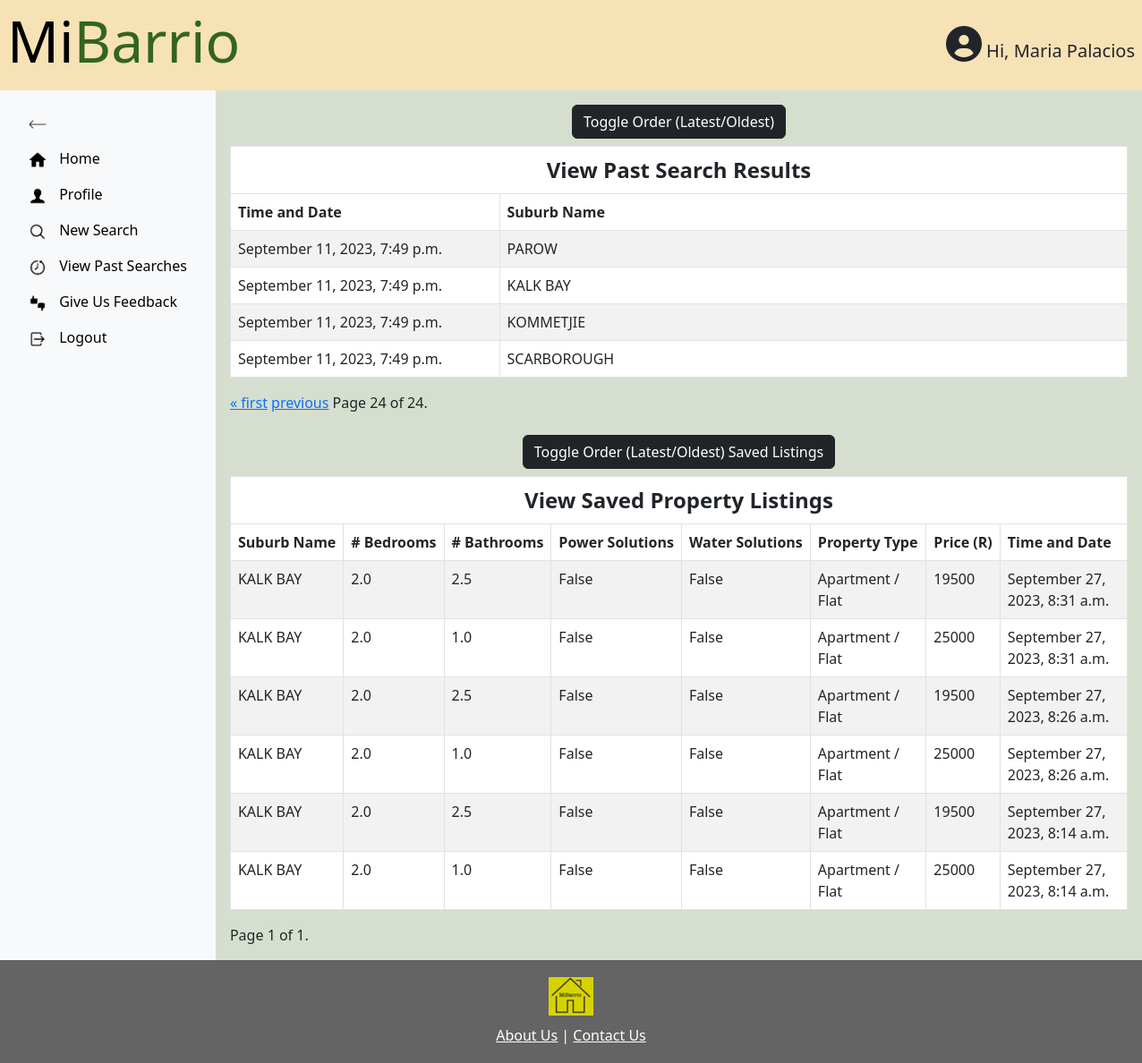
Screenshot of /viewPastSearches?page=24 (signed in) with the database file from the repository.
### MiBarrioApp/models.py (models this page shows)
class CustomUser(AbstractBaseUser, PermissionsMixin):
    objects = CustomUserManager()
    userID = models.AutoField(primary_key=True)
    first_name = models.CharField(max_length=255)
    last_name = models.CharField(max_length=255)
    username = models.CharField(max_length=255, unique=True)
    password = models.CharField(max_length=255)
    email = models.EmailField(unique=True)
    is_admin = models.BooleanField(default=False)
    is_staff = models.BooleanField(default=False)
    is_superuser = models.BooleanField(default=False)
    USERNAME_FIELD = 'username'
    REQUIRED_FIELDS = ['first_name', 'last_name', 'email']

class Searches(models.Model):
    searchID = models.AutoField(primary_key=True)
    user = models.ForeignKey(CustomUser, on_delete=models.CASCADE)
    search_profileID = models.ForeignKey(SearchProfiles, on_delete=models.CASCADE)
    search_parameters = models.TextField()
    search_timestamp = models.DateTimeField(auto_now_add=True)

class Suburbs(models.Model):
    suburbID = models.AutoField(primary_key=True)
    city = models.ForeignKey(Cities, on_delete=models.CASCADE)
    name = models.CharField(max_length=255)
    coordinates = models.TextField()

class Properties(models.Model):
    propertyID = models.AutoField(primary_key=True)
    user = models.ForeignKey(CustomUser, on_delete=models.CASCADE)
    suburb = models.ForeignKey(Suburbs, on_delete=models.CASCADE)
    property_search_parameters = models.TextField()
    num_of_bedrooms = models.FloatField()
    num_of_bathrooms = models.FloatField()
    has_power_solutions = models.BooleanField()
    has_water_solutions = models.BooleanField()
    property_type = models.CharField(max_length=255)
    search_timestamp = models.DateTimeField(auto_now_add=True)

### MiBarrioApp/views.py (the view)
# urls.py: path('viewPastSearches', views.view_past_searches_view, name = "viewPastSearches"),
@login_required
def view_past_searches_view(request):
    if not request.user.is_authenticated:
        return redirect('MiBarrioApp:login')
    user_searches = Searches.objects.filter(user=request.user).order_by('-search_timestamp')
    past_searches_data = [
        {
            "timestamp": search.search_timestamp,
            "suburb": SearchResult.suburb.name  # Assuming `Suburb` model has a field `name`
        }
        for search in user_searches
        for SearchResult in SearchResults.objects.filter(search=search)
    ]
    paginator = Paginator(past_searches_data, 10)  # Show 10 results per page
    page_number = request.GET.get('page')
    page_obj = paginator.get_page(page_number)
    saved_properties = Properties.objects.filter(user=request.user).order_by('-search_timestamp')
    saved_properties_data = [
        {
            "suburb": property.suburb.name,  # Assuming suburb is a ForeignKey and has a field name
            "num_of_bedrooms": property.num_of_bedrooms,
            "num_of_bathrooms": property.num_of_bathrooms,
            "has_power_solutions": property.has_power_solutions,
            "has_water_solutions": property.has_water_solutions,
            "property_type": property.property_type,
            "search_timestamp": property.search_timestamp,
            "sale_price": None if not hasattr(property, 'propertiestobuy') else property.propertiestobuy.sale_price,
            "rental_price": None if not hasattr(property, 'propertiestorent') else property.propertiestorent.rental_price,
        }
        for property in saved_properties
    ]
    saved_properties_paginator = Paginator(saved_properties_data, 15)  # Show 15 properties per page
    saved_properties_page_number = request.GET.get('saved_properties_page')
    saved_properties_page_obj = saved_properties_paginator.get_page(saved_properties_page_number)
    return render(request, 'viewPastSearches.html', {
        'page_obj': page_obj,  # Your existing paginated data
        'saved_properties_page_obj': saved_properties_page_obj,  # New paginated data for saved properties
    })

### MiBarrioApp/context_processors.py (called while the page is built)
def show_user_info(request):
    user_info_pages = [
        'home', 'profile', 'newSearch', 'newSearch2', 'newSearch3',
        'viewPastSearches', 'feedback'
    ]
    return {
        'show_user_info': request.resolver_match.url_name in user_info_pages
    }

### MiBarrioApp/templates/viewPastSearches.html (shortened to what this page needs)
{% extends 'base.html' %}
{% load static %}
{% block content %}
<div class="d-flex">
  <div id="sidebar" class="p-3 bg-light">
    <ul class="nav flex-column">
      <li class="nav-item">
        <a id="toggleSidebar" class="nav-link" href="#">
          <img src="{% static 'icons/icons8-left-arrow-100.png' %}" alt="Reduce" height="20px">
        </a>
      </li>
      <div id="sidebarMenu" class="show">
        <li class="nav-item">
          <a class="nav-link" href="{% url 'MiBarrioApp:home' %}">
            <img src="{% static 'icons/icons8-home-96.png' %}" alt="Home" height="20px">
            <span class="nav-text"> Home</span>
          </a>
        </li>
        <li class="nav-item">
          <a class="nav-link" href="{% url 'MiBarrioApp:profile' %}">
            <img src="{% static 'icons/icons8-customer-90.png' %}" alt="Profile" height="20px">
            <span class="nav-text"> Profile</span>
          </a>
        </li>
        <li class="nav-item">
          <a class="nav-link" href="{% url 'MiBarrioApp:newSearch' %}">
            <img src="{% static 'icons/icons8-search-90.png' %}" alt="New Search" height="20px">
            <span class="nav-text"> New Search</span>
          </a>
        </li>
        <li class="nav-item">
          <a class="nav-link" href="{% url 'MiBarrioApp:viewPastSearches' %}">
            <img src="{% static 'icons/icons8-time-machine-90.png' %}" alt="View Past Searches" height="20px">
            <span class="nav-text"> View Past Searches</span>
          </a>
        </li>
        <li class="nav-item">
          <a class="nav-link" href="{% url 'MiBarrioApp:feedback' %}">
            <img src="{% static 'icons/icons8-thumbs-up-down-90.png' %}" alt="Give Us Feedback" height="20px">
            <span class="nav-text"> Give Us Feedback</span>
          </a>
        </li>
        <li class="nav-item">
          <a class="nav-link" href="{% url 'MiBarrioApp:logout' %}">
            <img src="{% static 'icons/icons8-logout-96.png' %}" alt="Logout" height="20px">
            <span class="nav-text"> Logout</span>
          </a>
        </li>
      </div>
    </ul>
  </div>
  <div class="container-fluid p-3">
    <div class="row">
      <div class="col-md-12">
        <button id="toggleOrder" class="btn btn-info btn-dark mb-2">Toggle Order (Latest/Oldest)</button>
        <div class="table-responsive">
          <table class="table table-striped table-bordered">
            <thead class="thead-dark">
              <tr>
                <th colspan="2" style="text-align:center; font-size:1.5em;">View Past Search Results</th>
              </tr>
              <tr>
                <th style="width:30%;">Time and Date</th>
                <th style="width:70%;">Suburb Name</th>
              </tr>
            </thead>
            <tbody>
              {% for search_data in page_obj %}
              <tr>
                <td>{{ search_data.timestamp|date:"F j, Y, P" }}</td>
                <td>{{ search_data.suburb }}</td>
              </tr>
              {% endfor %}
            </tbody>
          </table>
        </div>
        <div class="pagination">
          <span class="step-links">
            {% if page_obj.has_previous %}
            <a href="?page=1">&laquo; first</a>
            <a href="?page={{ page_obj.previous_page_number }}">previous</a>
            {% endif %}
            <span class="current">
              Page {{ page_obj.number }} of {{ page_obj.paginator.num_pages }}.
            </span>
          </span>
        </div>
        <br>
        <button id="toggleOrderSaved" class="btn btn-info btn-dark mb-2">Toggle Order (Latest/Oldest) Saved
          Listings</button>
        <div class="table-responsive">
          <table class="table table-striped table-bordered">
            <thead class="thead-dark">
              <tr>
                <th colspan="8" style="text-align:center; font-size:1.5em;">View Saved Property Listings</th>
              </tr>
              <tr>
                <th>Suburb Name</th>
                <th># Bedrooms</th>
                <th># Bathrooms</th>
                <th>Power Solutions</th>
                <th>Water Solutions</th>
                <th>Property Type</th>
                <th>Price (R)</th>
                <th>Time and Date</th>
              </tr>
            </thead>
            <tbody>
              {% for property in saved_properties_page_obj %}
              <tr>
                <td>{{ property.suburb }}</td>
                <td>{{ property.num_of_bedrooms }}</td>
                <td>{{ property.num_of_bathrooms }}</td>
                <td>{{ property.has_power_solutions }}</td>
                <td>{{ property.has_water_solutions }}</td>
                <td>{{ property.property_type }}</td>
                <td>
                  {% if property.sale_price %}
                  {{ property.sale_price }}
                  {% elif property.rental_price %}
                  {{ property.rental_price }}
                  {% endif %}
                </td>
                <td>{{ property.search_timestamp|date:"F j, Y, P" }}</td>
              </tr>
              {% endfor %}
            </tbody>
          </table>
        </div>
        <div class="pagination">
          <span class="step-links">
            <span class="current">
              Page {{ saved_properties_page_obj.number }} of {{ saved_properties_page_obj.paginator.num_pages }}.
            </span>
          </span>
        </div>
      </div>
    </div>
  </div>
</div>
{% endblock %}

### MiBarrioApp/templates/base.html (shortened to what this page needs)
{% load static %}
<!DOCTYPE html>
<html lang="en">
<head>
  <link href="https://cdn.jsdelivr.net/npm/bootstrap@5.3.0/dist/css/bootstrap.min.css" rel="stylesheet"
>
  <link rel="stylesheet" type="text/css" href="{% static 'css/style.css' %}" />
  <link rel="stylesheet" href="https://unpkg.com/leaflet@1.7.1/dist/leaflet.css" />
  <link rel="stylesheet" href="https://cdnjs.cloudflare.com/ajax/libs/font-awesome/6.0.0-beta3/css/all.min.css">
</head>
<body>
  <div class="wrapper">
    <div class="header">
      <h1 class="display-3">
        <a href="{% url 'MiBarrioApp:home' %}" style="text-decoration: none; color: inherit;">
          <span id="mi">Mi</span><span id="barrio">Barrio</span>
        </a>
      </h1>
      {% if user.is_authenticated and show_user_info %}
      <div class="user-info">
        <i class="fas fa-user-circle fa-2x"></i>
        Hi, {{ user.first_name }} {{ user.last_name }}
      </div>
      {% endif %}
    </div>
    {% block content %}
    {% endblock %}
  </div>
  <footer class="footer">
    <img src="{% static 'logo.png' %}" alt="Logo" class="footer-logo">
    <div class="footer-links">
      <a href="{% url 'MiBarrioApp:aboutUs' %}">About Us</a> | <a href="{% url 'MiBarrioApp:contactUs' %}">Contact
        Us</a>
    </div>
  </footer>
</body>
</html>

### MiBarrioApp/static/css/style.css (style rules this page uses)
* { margin: 0; padding: 0; box-sizing: border-box; }
html, body { height: 100%; display: flex; flex-direction: column; text-align: center; background: rgb(214,223,207); }
.header { height: min-content; background: rgb(246,226, 181); text-align: left; padding-left: 17px ; padding: 0.5em; display: flex; justify-content: space-between; align-items: center; }
.user-info { font-size: 20px; }
.table th, .table td { text-align: left; }
.wrapper { flex: 1 0 auto; background: rgb(214,223,207); }
.footer { flex-shrink: 0; text-align: center; background: rgb(100,100,100); padding: 1.5%; }
.footer-links { margin-top: 10px; color: white; }
.footer-links a { color: inherit; }
.footer-logo { width: auto; height: auto; display: block; margin: 0 auto; }
.nav-item { flex-grow: 1; text-align: left; min-width: 0; }
.nav-item a { white-space: nowrap; color: black; }
.d-flex { display: flex; flex-grow: 1; flex-direction: row; }
.nav-link img { margin-right: 10px; vertical-align: middle; transition: margin 0.3s; }
table thead th { white-space: nowrap; background-color: rgb(234, 236, 239); }
#sidebar, #content { flex-grow: 1; flex-shrink: 0; }
#mi { color: black; }
#barrio { color: rgb(51, 100, 34); }
#sidebar { transition: width 0.5s; overflow: hidden; white-space: nowrap; }

### rows the page displays
CustomUser: first_name "Maria", last_name "Palacios"
Searches: timestamp "September 11, 2023, 7:49 p.m." "September 11, 2023, 7:49 p.m." "September 11, 2023, 7:49 p.m." "September 11, 2023, 7:49 p.m."
Suburbs: suburb "PAROW"
Suburbs: suburb "KALK BAY", suburb "KALK BAY" "KALK BAY" "KALK BAY" "KALK BAY" "KALK BAY" "KALK BAY"
Suburbs: suburb "KOMMETJIE"
Suburbs: suburb "SCARBOROUGH"
Properties: num_of_bedrooms "2.0", num_of_bathrooms "2.5", property_type "Apartment / Flat", search_timestamp "September 27, 2023, 8:31 a.m."
Properties: num_of_bedrooms "2.0", num_of_bathrooms "1.0", property_type "Apartment / Flat", search_timestamp "September 27, 2023, 8:31 a.m."
Properties: num_of_bedrooms "2.0", num_of_bathrooms "2.5", property_type "Apartment / Flat", search_timestamp "September 27, 2023, 8:26 a.m."
Properties: num_of_bedrooms "2.0", num_of_bathrooms "1.0", property_type "Apartment / Flat", search_timestamp "September 27, 2023, 8:26 a.m."
Properties: num_of_bedrooms "2.0", num_of_bathrooms "2.5", property_type "Apartment / Flat", search_timestamp "September 27, 2023, 8:14 a.m."
Properties: num_of_bedrooms "2.0", num_of_bathrooms "1.0", property_type "Apartment / Flat", search_timestamp "September 27, 2023, 8:14 a.m."

### other values shown
{{ page_obj.number }} "24"
{{ page_obj.paginator.num_pages }} "24"
{{ property.has_power_solutions }} "False" "False" "False" "False" "False" "False"
{{ property.has_water_solutions }} "False" "False" "False" "False" "False" "False"
{{ property.rental_price }} "19500" "25000" "19500" "25000" "19500" "25000"
{{ saved_properties_page_obj.number }} "1"
{{ saved_properties_page_obj.paginator.num_pages }} "1"
